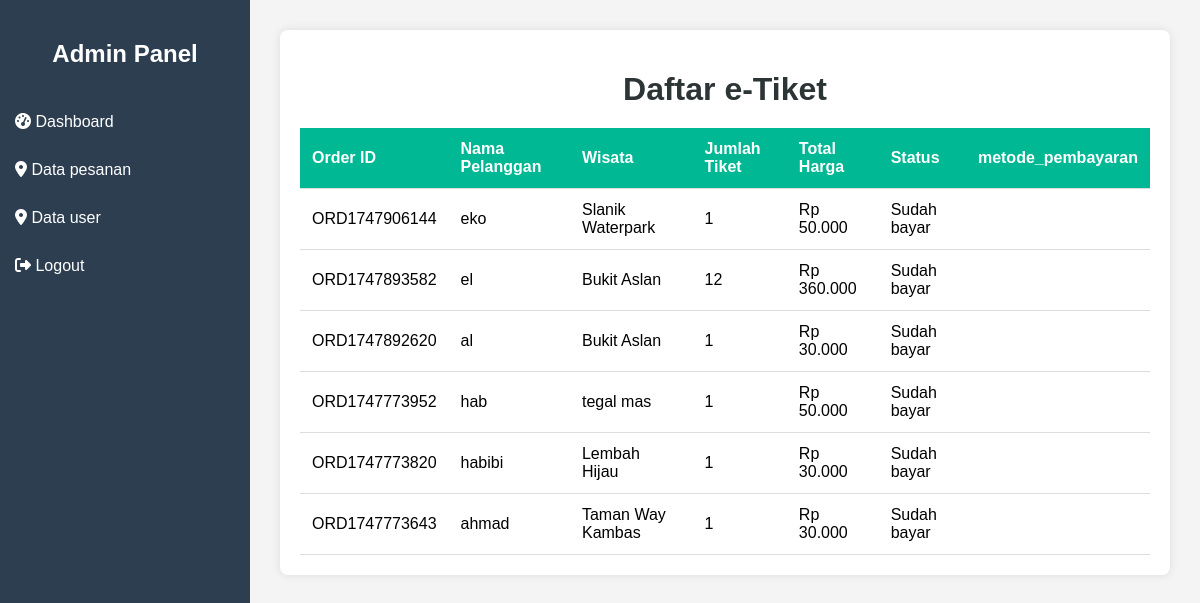
The app's page /admin/pesanan.php, older data.
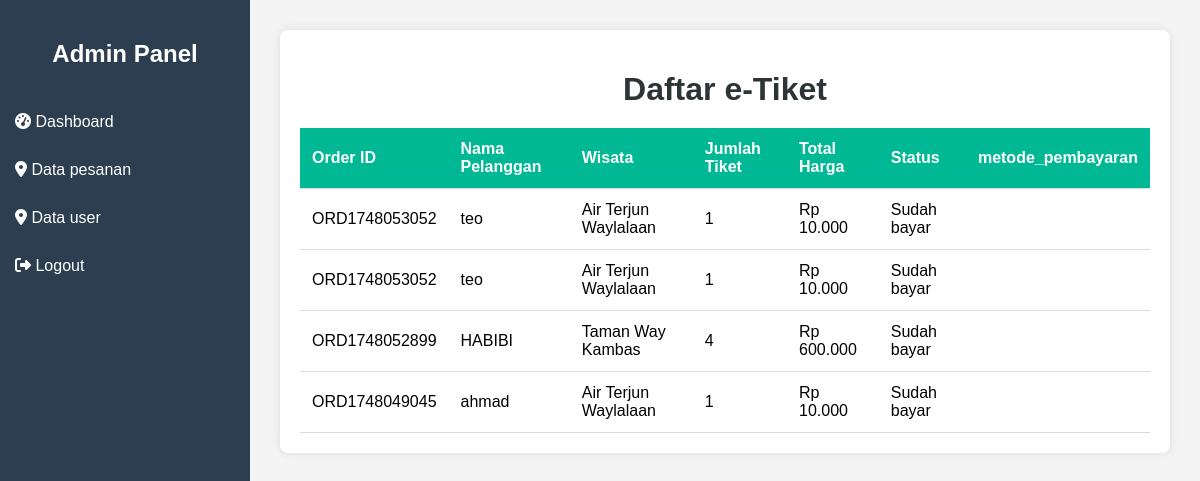
The same page, newer data.
### tables this page shows
CREATE TABLE `tiket` (
  `id` int NOT NULL,
  `order_id` varchar(50) NOT NULL,
  `nama_pelanggan` varchar(100) NOT NULL,
  `wisata` varchar(100) NOT NULL,
  `jumlah` int NOT NULL,
  `total_harga` int NOT NULL,
  `status` varchar(50) DEFAULT 'Belum bayar',
  `tanggal_pesan` timestamp NULL DEFAULT CURRENT_TIMESTAMP,
  `user_id` int DEFAULT NULL
);

### admin/pesanan.php (the view, shortened to what this page needs)
<?php
include 'sidebar.php';
$result = mysqli_query($koneksi, "SELECT * FROM tiket ORDER BY order_id DESC");
$tiketList = [];
if ($result && $result->num_rows > 0) {
    while ($row = $result->fetch_assoc()) {
        $tiketList[] = $row;
    }
}
?>
<!DOCTYPE html>
<html lang="id">
<head>
</head>
<body>
    <div class="main-content">
        <div class="table-container">
            <h1>Daftar e-Tiket</h1>
            <table>
                <thead>
                    <tr>
                        <th>Order ID</th>
                        <th>Nama Pelanggan</th>
                        <th>Wisata</th>
                        <th>Jumlah Tiket</th>
                        <th>Total Harga</th>
                        <th>Status</th>
                            <th>metode_pembayaran</th>
                    </tr>
                </thead>
                <tbody>
                    <?php if (count($tiketList) > 0): ?>
                        <?php foreach ($tiketList as $tiket): ?>
                            <tr>
                                <td><?= htmlspecialchars($tiket['order_id']) ?></td>
                                <td><?= htmlspecialchars($tiket['nama_pelanggan']) ?></td>
                                <td><?= htmlspecialchars($tiket['wisata']) ?></td>
                                <td><?= htmlspecialchars($tiket['jumlah']) ?></td>
                                <td>Rp <?= number_format($tiket['total_harga'], 0, ',', '.') ?></td>
                                <td><?= htmlspecialchars($tiket['status']) ?></td>
                                  <td><?= htmlspecialchars($tiket['payment_method']) ?></td>
                            </tr>
                        <?php endforeach; ?>
                    <?php else: ?>
                        <tr><td colspan="6" style="text-align:center;">Belum ada data tiket.</td></tr>
                    <?php endif; ?>
                </tbody>
            </table>
        </div>
    </div>
</body>
</html>

Row changes from the older to the newer data that the page shows:
removed tiket: order "ORD1747906144", nama_pelanggan "eko", wisata "Slanik Waterpark", jumlah "1", total_harga "50.000", status "Sudah bayar"
removed tiket: order "ORD1747893582", nama_pelanggan "el", wisata "Bukit Aslan", jumlah "12", total_harga "360.000", status "Sudah bayar"
removed tiket: order "ORD1747892620", nama_pelanggan "al", wisata "Bukit Aslan", jumlah "1", total_harga "30.000", status "Sudah bayar"
removed tiket: order "ORD1747773952", nama_pelanggan "hab", wisata "tegal mas", jumlah "1", total_harga "50.000", status "Sudah bayar"
removed tiket: order "ORD1747773820", nama_pelanggan "habibi", wisata "Lembah Hijau", jumlah "1", total_harga "30.000", status "Sudah bayar"
removed tiket: order "ORD1747773643", nama_pelanggan "ahmad", wisata "Taman Way Kambas", jumlah "1", total_harga "30.000", status "Sudah bayar"
added tiket: order "ORD1748053052", nama_pelanggan "teo", wisata "Air Terjun Waylalaan", jumlah "1", total_harga "10.000", status "Sudah bayar"
added tiket: order "ORD1748053052", nama_pelanggan "teo", wisata "Air Terjun Waylalaan", jumlah "1", total_harga "10.000", status "Sudah bayar"
added tiket: order "ORD1748052899", nama_pelanggan "HABIBI", wisata "Taman Way Kambas", jumlah "4", total_harga "600.000", status "Sudah bayar"
added tiket: order "ORD1748049045", nama_pelanggan "ahmad", wisata "Air Terjun Waylalaan", jumlah "1", total_harga "10.000", status "Sudah bayar"
